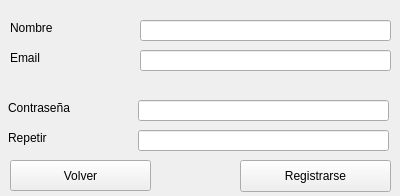
<?xml version="1.0" encoding="UTF-8"?>
<ui version="4.0">
 <class>RegisterWindow</class>
 <widget class="QWidget" name="RegisterWindow">
  <property name="geometry">
   <rect>
    <x>0</x>
    <y>0</y>
    <width>400</width>
    <height>196</height>
   </rect>
  </property>
  <property name="minimumSize">
   <size>
    <width>400</width>
    <height>196</height>
   </size>
  </property>
  <property name="focusPolicy">
   <enum>Qt::TabFocus</enum>
  </property>
  <property name="windowTitle">
   <string>Form</string>
  </property>
  <widget class="QPushButton" name="backButton">
   <property name="geometry">
    <rect>
     <x>10</x>
     <y>160</y>
     <width>141</width>
     <height>31</height>
    </rect>
   </property>
   <property name="text">
    <string>Volver</string>
   </property>
  </widget>
  <widget class="QLabel" name="label">
   <property name="geometry">
    <rect>
     <x>10</x>
     <y>20</y>
     <width>59</width>
     <height>16</height>
    </rect>
   </property>
   <property name="text">
    <string>Nombre</string>
   </property>
  </widget>
  <widget class="QLabel" name="label_3">
   <property name="geometry">
    <rect>
     <x>8</x>
     <y>100</y>
     <width>81</width>
     <height>16</height>
    </rect>
   </property>
   <property name="text">
    <string>Contraseña</string>
   </property>
  </widget>
  <widget class="QLabel" name="label_4">
   <property name="geometry">
    <rect>
     <x>8</x>
     <y>130</y>
     <width>59</width>
     <height>16</height>
    </rect>
   </property>
   <property name="text">
    <string>Repetir</string>
   </property>
  </widget>
  <widget class="QLineEdit" name="userLineEdit">
   <property name="geometry">
    <rect>
     <x>140</x>
     <y>20</y>
     <width>251</width>
     <height>21</height>
    </rect>
   </property>
  </widget>
  <widget class="QLabel" name="label_2">
   <property name="geometry">
    <rect>
     <x>10</x>
     <y>50</y>
     <width>59</width>
     <height>16</height>
    </rect>
   </property>
   <property name="text">
    <string>Email</string>
   </property>
  </widget>
  <widget class="QLineEdit" name="emailLineEdit">
   <property name="geometry">
    <rect>
     <x>140</x>
     <y>50</y>
     <width>251</width>
     <height>21</height>
    </rect>
   </property>
  </widget>
  <widget class="QLineEdit" name="pass1LineEdit">
   <property name="geometry">
    <rect>
     <x>138</x>
     <y>100</y>
     <width>251</width>
     <height>21</height>
    </rect>
   </property>
  </widget>
  <widget class="QLineEdit" name="pass2LineEdit">
   <property name="geometry">
    <rect>
     <x>138</x>
     <y>130</y>
     <width>251</width>
     <height>21</height>
    </rect>
   </property>
  </widget>
  <widget class="QPushButton" name="registerButton">
   <property name="geometry">
    <rect>
     <x>240</x>
     <y>160</y>
     <width>151</width>
     <height>32</height>
    </rect>
   </property>
   <property name="text">
    <string>Registrarse</string>
   </property>
  </widget>
 </widget>
 <resources/>
 <connections/>
</ui>
